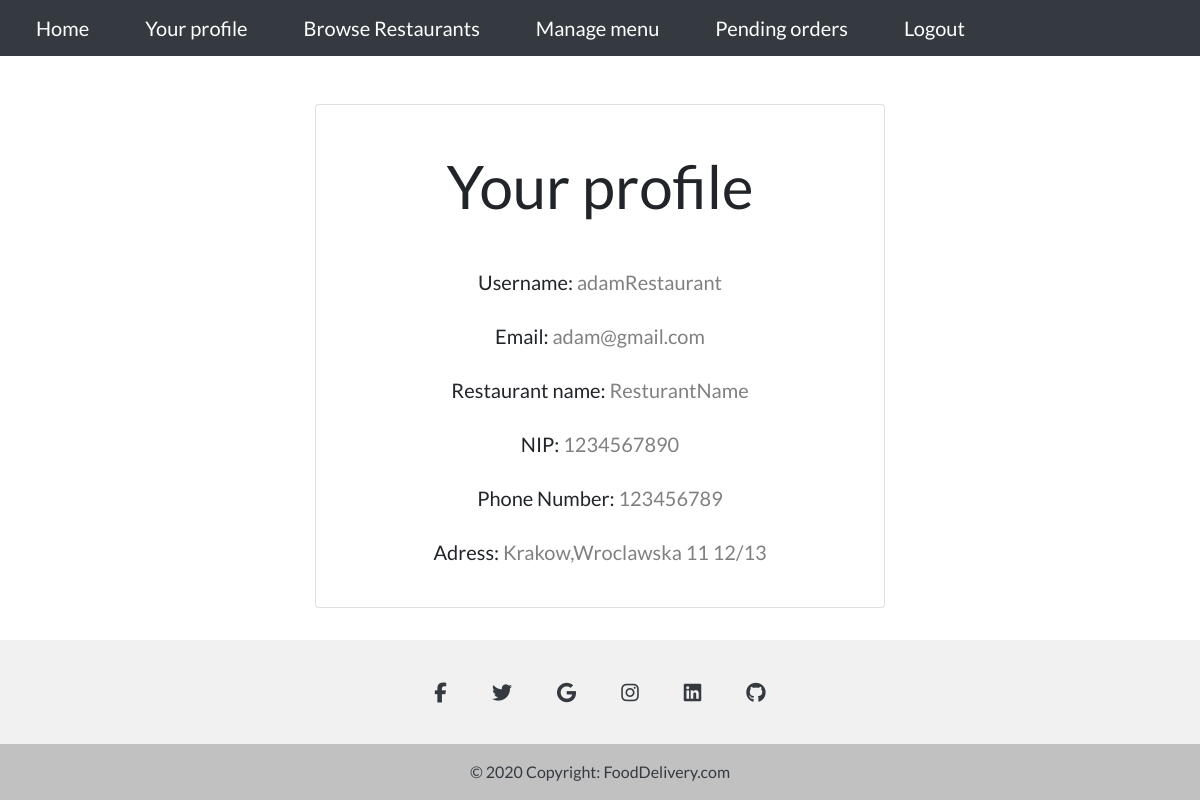
/home/profile/ (signed in), run on the app's committed database.
### Users/models.py (models this page shows)
class Restaurants(models.Model):
    user = models.ForeignKey(User, on_delete=models.CASCADE)
    restaurant_name = models.CharField(max_length=50)
    address = models.ForeignKey(Address, on_delete=models.CASCADE)
    phone_number = models.CharField(max_length=9)
    NIP = models.CharField(max_length=12)
    open_time = models.TimeField()
    close_time = models.TimeField()
    latitude = models.CharField(max_length= 100,default = "0.0")
    longitude = models.CharField(max_length = 100, default = "0.0")

class Address(models.Model):
    city = models.CharField(max_length=50)
    street = models.CharField(max_length=100)
    building_number = models.IntegerField()
    flat_number = models.IntegerField(blank=True)

### Home/views.py (the view, shortened to what this page needs)
# urls.py: path('profile/',Home_views.profile,name='profile'),
@login_required()
def profile(request):
    group = request.user.groups.filter(user=request.user).first()
    if group.name == "Customers":
        customer = Customers.objects.filter(user = request.user).first()
        if customer:
            args = {'customer':customer,'to_fill':False}
        else:
            args = {'to_fill':True}
        return render(request,'Home/customerProfile.html',args)
    elif group.name == "RestaurantManager":
        restaurant = Restaurants.objects.filter(user = request.user).first()
        if restaurant:
            args = {'restaurant':restaurant,'to_fill':False}
        else:
            args = {'to_fill':True}
        return render(request,'Home/restaurantProfile.html',args)
    else:
        return redirect('home')

### Home/templates/Home/restaurantProfile.html (shortened to what this page needs)
{% extends "Home/base.html" %}
{% block content %}
<div class="container w-50">
    <div class="card mt-5 mx-auto text-center">
        <div class="card-body" style="font-size: 20px;">
            <p style="font-size: 60px;" class="p-3">Your profile</p>
            <p class="p-1">Username: <span style="color: grey;">{{user.username}}</span></p>
            <p class="p-1">Email: <span style="color: grey;">{{user.email}}</span></p>
            <p class="p-1">Restaurant name: <span style="color: grey;">{{restaurant.restaurant_name}}</span></p>
            <p class="p-1">NIP: <span style="color: grey;">{{restaurant.NIP}}</span></p>
            <p class="p-1">Phone Number: <span style="color: grey;">{{restaurant.phone_number}}</span></p>
            <p class="p-1">Adress: <span style="color: grey;">{{restaurant.address.city}},{{restaurant.address.street}} {{restaurant.address.building_number}}/{{restaurant.address.flat_number}}</span></p>
        </div>
    </div>
</div>
{% endblock content %}

### Home/static/Home/style.css (style rules this page uses)
body { font-family: 'Lato', sans-serif; }

### data on the page
Restaurants: restaurant_name "ResturantName", NIP "1234567890", phone_number "123456789", address.city "Krakow", address.street "Wroclawska 11", address.building_number "12", address.flat_number "13"

### other printed values
{{ user.username }} "adamRestaurant"
{{ user.email }} "adam@gmail.com"
